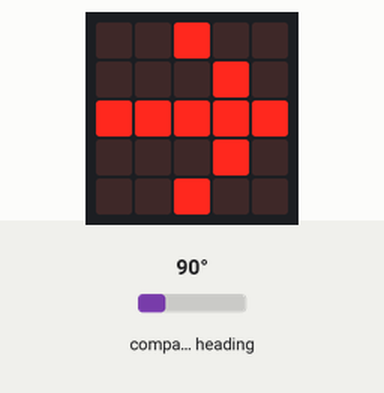
This program was run on a simulated BBC micro:bit (MakeCode). Parts: the board's 5×5 LED display. The inputs (shaded band) are chosen by the test bench; at power-on: compass heading 90°. The compass is already calibrated.

Above: at 1.7 s.
1.8 s: compass heading set to 7°
At 3.3 s:
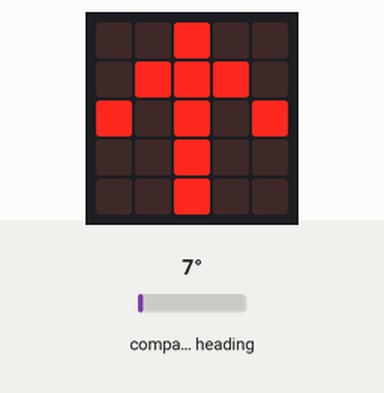
3.6 s: compass heading set to 180°
At 4.2 s:
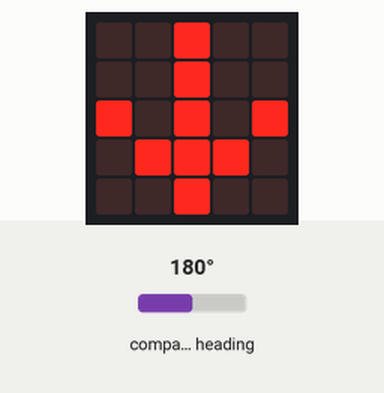
5.3 s: compass heading set to 221°
6.8 s: compass heading set to 228°
At 8.0 s:
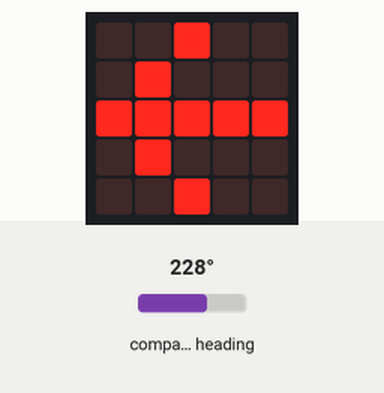
8.3 s: compass heading set to 90°
At 8.8 s:
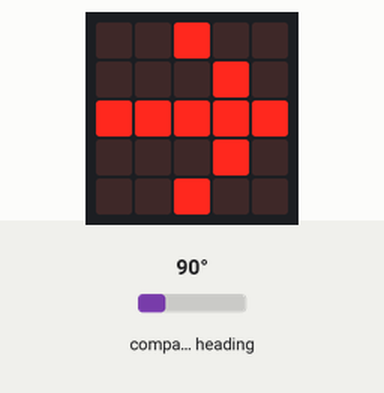
9.9 s: compass heading set to 129°
11.4 s: compass heading set to 139°
At 12.6 s:
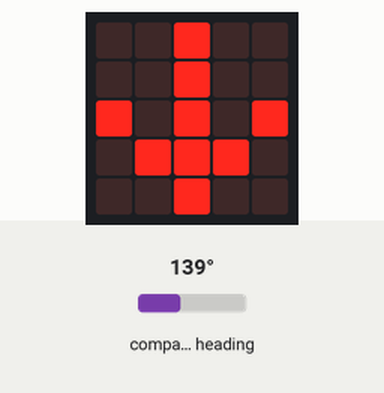
Timing chart, 0 to 13.9 s (numbered marks = the images above; inputs shaded):
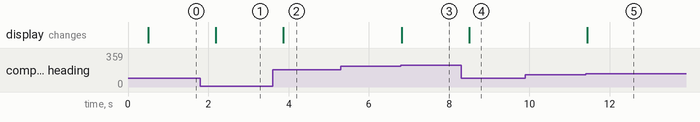

Measured:
- the behaviour switches between 225 and 226° on compass heading (found by bisection; images 2 and 3)
- the behaviour switches between 134 and 135° on compass heading (found by bisection; images 4 and 5)
- after the input at 1.8 s, the display: changes after 0.38 s (image 1)
- after the input at 3.6 s, the display: changes after 0.27 s (image 2)
- after the input at 5.3 s, every drawn part: stays the same
- after the input at 6.8 s, the display: changes at once (image 3)
- after the input at 8.3 s, the display: changes after 0.20 s (image 4)
- after the input at 9.9 s, every drawn part: stays the same
- after the input at 11.4 s, the display: changes at once (image 5)

The program:

main.ts
```typescript
basic.clearScreen()
basic.showLeds(`
    . # # . .
    . # . # .
    . # . # .
    . # . # .
    . # # . .
    `)
basic.pause(100)
basic.forever(function () {
    if (135 > input.compassHeading() && input.compassHeading() > 45) {
        basic.showLeds(`
            . . # . .
            . . . # .
            # # # # #
            . . . # .
            . . # . .
            `)
    } else if (315 > input.compassHeading() && input.compassHeading() > 225) {
        basic.showLeds(`
            . . # . .
            . # . . .
            # # # # #
            . # . . .
            . . # . .
            `)
    } else if (45 > input.compassHeading() || input.compassHeading() > 315) {
        basic.showLeds(`
            . . # . .
            . # # # .
            # . # . #
            . . # . .
            . . # . .
            `)
    } else {
        basic.showLeds(`
            . . # . .
            . . # . .
            # . # . #
            . # # # .
            . . # . .
            `)
    }
})
```

test.ts
```typescript
// 在此处测试；当此软件包作为插件使用时，将不会编译此软件包。
```
